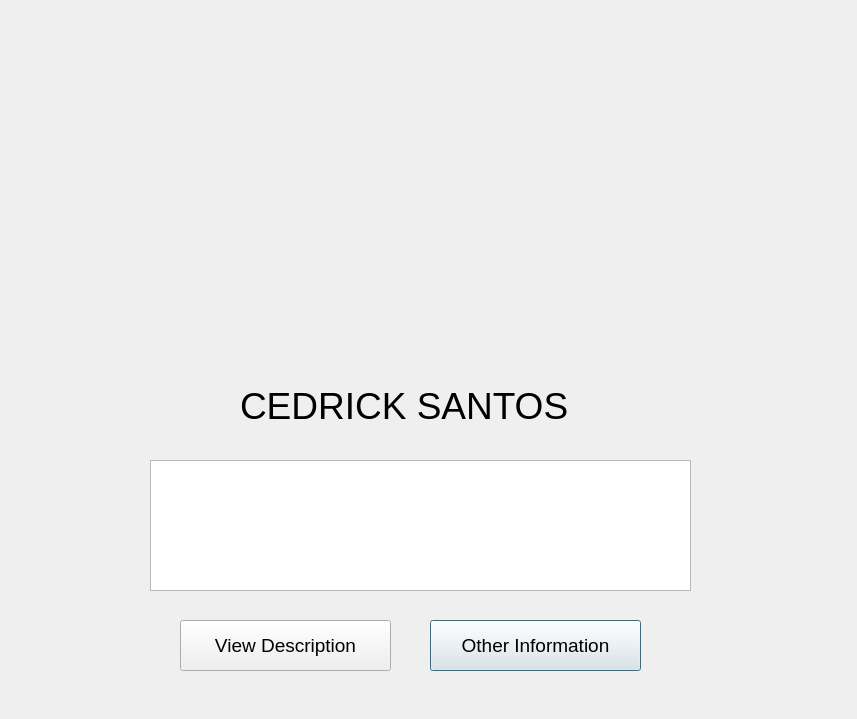
<?xml version="1.0" encoding="UTF-8"?>
<ui version="4.0">
 <class>Santos</class>
 <widget class="QDialog" name="Santos">
  <property name="geometry">
   <rect>
    <x>0</x>
    <y>0</y>
    <width>857</width>
    <height>719</height>
   </rect>
  </property>
  <property name="windowTitle">
   <string>Dialog</string>
  </property>
  <widget class="QPushButton" name="pushButton">
   <property name="geometry">
    <rect>
     <x>430</x>
     <y>620</y>
     <width>211</width>
     <height>51</height>
    </rect>
   </property>
   <property name="font">
    <font>
     <pointsize>14</pointsize>
    </font>
   </property>
   <property name="text">
    <string>Other Information</string>
   </property>
  </widget>
  <widget class="QLabel" name="label">
   <property name="geometry">
    <rect>
     <x>240</x>
     <y>380</y>
     <width>441</width>
     <height>51</height>
    </rect>
   </property>
   <property name="font">
    <font>
     <pointsize>28</pointsize>
    </font>
   </property>
   <property name="text">
    <string>CEDRICK SANTOS</string>
   </property>
  </widget>
  <widget class="QLabel" name="label_3">
   <property name="geometry">
    <rect>
     <x>280</x>
     <y>30</y>
     <width>311</width>
     <height>291</height>
    </rect>
   </property>
   <property name="text">
    <string/>
   </property>
   <property name="pixmap">
    <pixmap>:/pics/PICTURES FOR GROUPWORK/2.png</pixmap>
   </property>
   <property name="scaledContents">
    <bool>true</bool>
   </property>
   <property name="wordWrap">
    <bool>false</bool>
   </property>
  </widget>
  <widget class="QPushButton" name="pB_ViewDesc">
   <property name="geometry">
    <rect>
     <x>180</x>
     <y>620</y>
     <width>211</width>
     <height>51</height>
    </rect>
   </property>
   <property name="font">
    <font>
     <pointsize>14</pointsize>
    </font>
   </property>
   <property name="text">
    <string>View Description</string>
   </property>
  </widget>
  <widget class="QTextEdit" name="textEditSantos">
   <property name="geometry">
    <rect>
     <x>150</x>
     <y>460</y>
     <width>541</width>
     <height>131</height>
    </rect>
   </property>
  </widget>
 </widget>
 <resources/>
 <connections/>
</ui>
